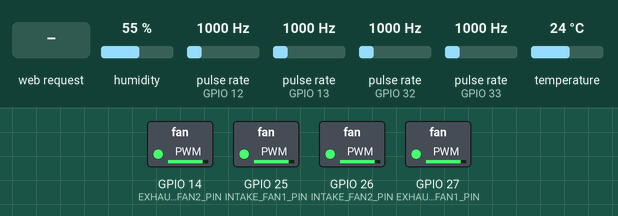
This program was run on a simulated ESP32. Shown: switched loads named in the program (green lamp = pin HIGH). Wiring (inferred from the names in the program): 4 × pulse sensor: data GPIO 12 / data GPIO 13 / data GPIO 32 / data GPIO 33. Inputs (shaded band) come from the test bench; at power-on: temperature 24 °C, humidity 55 %, pulse rate (sensors on GPIO 12, GPIO 13, GPIO 32, GPIO 33) 1000 Hz. WiFi joins after 1.5 s; servers stay silent unless stated; EEPROM starts erased; not simulated (calls return 0 or success): secrets.h; what the program prints to the serial monitor is not drawn.

Above: at 3.0 s.
3.1 s: HTTP request GET /set?intake=0 received
At 4.3 s:
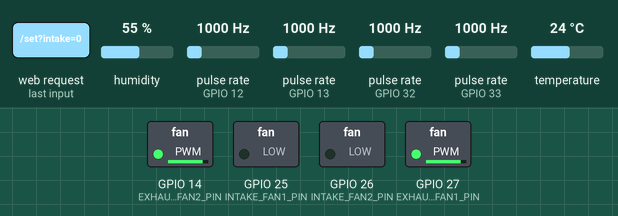
4.6 s: HTTP request GET /set?intake=1 received
At 5.4 s:
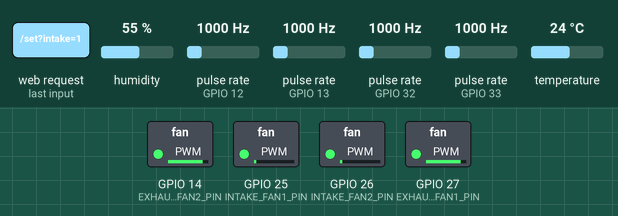
6.1 s: HTTP request GET /set?auto=1 received
At 6.5 s:
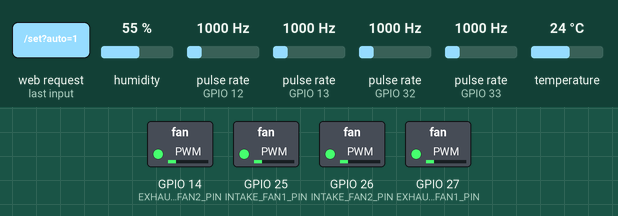
7.6 s: temperature set to 24.5 °C
10.2 s: temperature set to 25.3 °C
At 12.6 s:
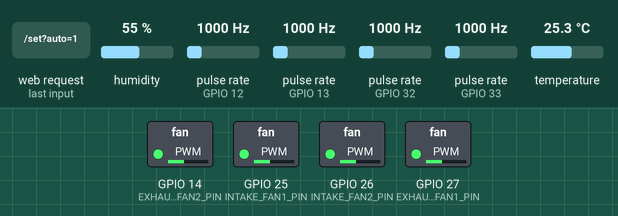
13.5 s: temperature set to 29.3 °C
16.2 s: temperature set to 30.6 °C
At 18.5 s:
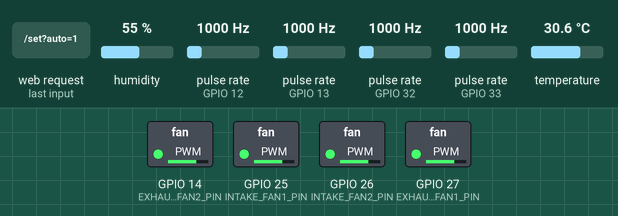
Timing chart, 0 to 20.0 s (numbered marks = the images above; inputs shaded):
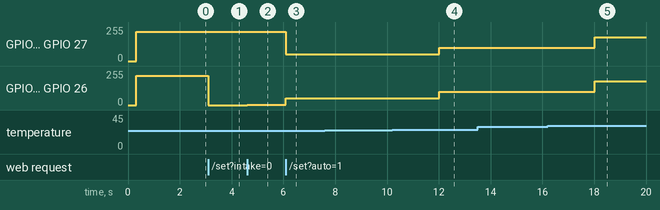

The program:

main.cpp
```cpp
// =====================================================================
//  ESP32 Server-Cabinet Fan Controller — firmware
//  Joins WiFi, serves a control web UI (reachable at http://fan.local),
//  drives four 4-pin PWM fans (intake x2, exhaust x2), reads their tachs
//  for RPM, reads a DHT22 for cabinet temperature, and supports an
//  optional temperature-driven auto mode. Firmware updates over the air
//  via an HTTP push to /update (browser card in the UI).
//
//  Structure mirrors the companion "7-segment clock" project.
// =====================================================================
#include <Arduino.h>
#include <WiFi.h>
#include <WebServer.h>
#include <ESPmDNS.h>
#include <Update.h>
#include <Preferences.h>
#include <esp_system.h>
#include <DHT.h>

#include "config.h"
#include "secrets.h"
#include "webpage.h"

DHT       dht(DHT_PIN, DHT_TYPE);
WebServer server(80);
Preferences prefs;

// ---- Persisted user settings ----
int  intakePWM  = DEFAULT_INTAKE_PWM;    // 0-255
int  exhaustPWM = DEFAULT_EXHAUST_PWM;   // 0-255
bool autoMode   = DEFAULT_AUTO_MODE;

// ---- Live sensor state ----
float temperatureC = NAN;                // NAN until first valid DHT read

// ---- Tachometers ----
volatile unsigned long tachCount1 = 0, tachCount2 = 0, tachCount3 = 0, tachCount4 = 0;
volatile unsigned long lastTachUs1 = 0, lastTachUs2 = 0, lastTachUs3 = 0, lastTachUs4 = 0;
unsigned long rpm1 = 0, rpm2 = 0, rpm3 = 0, rpm4 = 0;
unsigned long lastRPMCalc = 0;

// Debounced tach ISRs: a real pulse can't arrive faster than TACH_DEBOUNCE_US,
// so edges closer than that are ringing/noise and are dropped (see config.h).
void IRAM_ATTR tachISR1() { unsigned long n = micros(); if (n - lastTachUs1 >= TACH_DEBOUNCE_US) { lastTachUs1 = n; tachCount1++; } }
void IRAM_ATTR tachISR2() { unsigned long n = micros(); if (n - lastTachUs2 >= TACH_DEBOUNCE_US) { lastTachUs2 = n; tachCount2++; } }
void IRAM_ATTR tachISR3() { unsigned long n = micros(); if (n - lastTachUs3 >= TACH_DEBOUNCE_US) { lastTachUs3 = n; tachCount3++; } }
void IRAM_ATTR tachISR4() { unsigned long n = micros(); if (n - lastTachUs4 >= TACH_DEBOUNCE_US) { lastTachUs4 = n; tachCount4++; } }

// Settings are committed to flash lazily: a change marks them dirty and the
// loop commits once things settle, so a burst of slider /set requests doesn't
// hammer NVS (and block the loop) on every request.
bool     settingsDirty   = false;
uint32_t settingsDirtyMs = 0;
void markSettingsDirty() { settingsDirty = true; settingsDirtyMs = millis(); }

// Why the chip last reset — reported on serial at boot and exposed via /state,
// so a fault that only happens off-USB can still be diagnosed after the fact.
const char* gResetReason = "?";
const char* resetReasonStr(esp_reset_reason_t r) {
  switch (r) {
    case ESP_RST_POWERON:   return "poweron";
    case ESP_RST_EXT:       return "external";
    case ESP_RST_SW:        return "software";
    case ESP_RST_PANIC:     return "PANIC";
    case ESP_RST_INT_WDT:   return "INT_WDT";
    case ESP_RST_TASK_WDT:  return "TASK_WDT";
    case ESP_RST_WDT:       return "WDT";
    case ESP_RST_DEEPSLEEP: return "deepsleep";
    case ESP_RST_BROWNOUT:  return "BROWNOUT";
    case ESP_RST_SDIO:      return "sdio";
    default:                return "unknown";
  }
}

// ---------------------------------------------------------------------
//  Fan control
// ---------------------------------------------------------------------
// Auto-mode duty as a function of temperature (see thresholds in config.h).
// Defined before applyFanSpeeds() — .cpp has no Arduino auto-prototyping.
int computePWMFromTemp() {
  if (isnan(temperatureC)) return AUTO_PWM_1;   // no reading yet: keep it gentle
  if (temperatureC < AUTO_TEMP_1) return AUTO_PWM_1;
  if (temperatureC < AUTO_TEMP_2) return AUTO_PWM_2;
  if (temperatureC < AUTO_TEMP_3) return AUTO_PWM_3;
  return AUTO_PWM_4;
}

void applyFanSpeeds() {
  int intakeValue  = autoMode ? computePWMFromTemp() : intakePWM;
  int exhaustValue = autoMode ? computePWMFromTemp() : exhaustPWM;

  ledcWrite(INTAKE_FAN1_CH,  intakeValue);
  ledcWrite(INTAKE_FAN2_CH,  intakeValue);
  ledcWrite(EXHAUST_FAN1_CH, exhaustValue);
  ledcWrite(EXHAUST_FAN2_CH, exhaustValue);

  Serial.printf("Fans: auto=%s temp=%.1f intake=%d->%d exhaust=%d->%d\n",
                autoMode ? "ON" : "OFF", temperatureC,
                intakePWM, intakeValue, exhaustPWM, exhaustValue);
}

void setupPWM(int pin, int channel) {
  // ESP32 Arduino core 2.x channel-based LEDC API.
  ledcSetup(channel, PWM_FREQ, PWM_RES);
  ledcAttachPin(pin, channel);
  ledcWrite(channel, 0);
  Serial.printf("PWM setup pin %d -> channel %d\n", pin, channel);
}

void readTemp() {
  float t = dht.readTemperature();
  if (!isnan(t)) temperatureC = t;
}

void calculateRPM() {
  // Most PC fans output 2 pulses per revolution; recompute every ~3 s.
  unsigned long elapsed = millis() - lastRPMCalc;
  if (elapsed < 3000) return;

  rpm1 = (tachCount1 * 60000) / (elapsed * TACH_PULSES_PER_REV);
  rpm2 = (tachCount2 * 60000) / (elapsed * TACH_PULSES_PER_REV);
  rpm3 = (tachCount3 * 60000) / (elapsed * TACH_PULSES_PER_REV);
  rpm4 = (tachCount4 * 60000) / (elapsed * TACH_PULSES_PER_REV);

  tachCount1 = tachCount2 = tachCount3 = tachCount4 = 0;
  lastRPMCalc = millis();
}

// ---------------------------------------------------------------------
//  Settings (persisted to NVS)
// ---------------------------------------------------------------------
void loadSettings() {
  prefs.begin("fan", true);
  intakePWM  = prefs.getInt ("intake",  intakePWM);
  exhaustPWM = prefs.getInt ("exhaust", exhaustPWM);
  autoMode   = prefs.getBool("auto",    autoMode);
  prefs.end();
}

void saveSettings() {
  prefs.begin("fan", false);
  prefs.putInt ("intake",  intakePWM);
  prefs.putInt ("exhaust", exhaustPWM);
  prefs.putBool("auto",    autoMode);
  prefs.end();
}

// ---------------------------------------------------------------------
//  Web interface
// ---------------------------------------------------------------------
void sendState() {
  char tempField[12];
  if (isnan(temperatureC)) strcpy(tempField, "null");
  else snprintf(tempField, sizeof(tempField), "%.1f", temperatureC);

  char buf[256];
  snprintf(buf, sizeof(buf),
           "{\"intake\":%d,\"exhaust\":%d,\"auto\":%d,\"temp\":%s,"
           "\"rpm1\":%lu,\"rpm2\":%lu,\"rpm3\":%lu,\"rpm4\":%lu,"
           "\"rst\":\"%s\",\"up\":%lu}",
           intakePWM, exhaustPWM, autoMode ? 1 : 0, tempField,
           rpm1, rpm2, rpm3, rpm4,
           gResetReason, (unsigned long)(millis() / 1000));
  server.send(200, "application/json", buf);
}

void handleSet() {
  if (server.hasArg("intake"))
    intakePWM = constrain(server.arg("intake").toInt(), 0, 255);
  if (server.hasArg("exhaust"))
    exhaustPWM = constrain(server.arg("exhaust").toInt(), 0, 255);
  if (server.hasArg("auto"))
    autoMode = (server.arg("auto").toInt() == 1);

  applyFanSpeeds();      // instant live response
  markSettingsDirty();   // flash commit deferred to the loop
  sendState();
}

// ---------------------------------------------------------------------
//  OTA — HTTP firmware push to /update (multipart POST, HTTP basic auth).
//  Outbound from the uploader's side, so no PC-firewall involvement.
// ---------------------------------------------------------------------
bool otaAuthed = false;

// Receives the uploaded .bin in chunks and streams it to flash.
void handleUpdateUpload() {
  HTTPUpload& up = server.upload();
  switch (up.status) {
    case UPLOAD_FILE_START:
      otaAuthed = server.authenticate("admin", OTA_PASSWORD);
      if (!otaAuthed) return;                 // gate before touching flash
      Serial.printf("OTA(http): start %s\n", up.filename.c_str());
      if (!Update.begin(UPDATE_SIZE_UNKNOWN)) Update.printError(Serial);
      break;

    case UPLOAD_FILE_WRITE:
      if (!otaAuthed) return;
      if (Update.write(up.buf, up.currentSize) != up.currentSize)
        Update.printError(Serial);
      else {
        static uint32_t lastShown = 0;
        if (up.totalSize - lastShown >= 24000) {
          lastShown = up.totalSize;
          Serial.printf("OTA(http): %u bytes\r", up.totalSize);
        }
      }
      break;

    case UPLOAD_FILE_END:
      if (!otaAuthed) return;
      if (Update.end(true)) Serial.printf("\nOTA(http): done, %u bytes\n", up.totalSize);
      else                  Update.printError(Serial);
      break;

    default: break;
  }
}

// Runs after the upload completes: reports result and reboots on success.
void handleUpdateDone() {
  if (!otaAuthed) { server.requestAuthentication(); return; }
  bool ok = !Update.hasError();
  server.sendHeader("Connection", "close");
  server.send(200, "text/plain", ok ? "OK - rebooting" : "FAIL");
  if (ok) { delay(700); ESP.restart(); }
}

void startWebServer() {
  server.on("/", []() { server.send_P(200, "text/html", INDEX_HTML); });
  server.on("/state", sendState);
  server.on("/set", handleSet);
  server.on("/update", HTTP_POST, handleUpdateDone, handleUpdateUpload);
  server.begin();
  Serial.printf("Web UI: http://%s/\n", WiFi.localIP().toString().c_str());
}

// ---------------------------------------------------------------------
//  WiFi
// ---------------------------------------------------------------------
void connectWiFi() {
  Serial.printf("WiFi: connecting to \"%s\"", WIFI_SSID);
  WiFi.mode(WIFI_STA);
  WiFi.begin(WIFI_SSID, WIFI_PASSWORD);
  uint32_t start = millis();
  while (WiFi.status() != WL_CONNECTED && millis() - start < 20000) {
    delay(300);
    Serial.print('.');
  }
  if (WiFi.status() == WL_CONNECTED)
    Serial.printf("\nWiFi: connected, IP %s\n", WiFi.localIP().toString().c_str());
  else
    Serial.println(F("\nWiFi: FAILED (will keep retrying in background)"));
}

// ---------------------------------------------------------------------
void setup() {
  Serial.begin(115200);
  delay(300);
  Serial.println(F("\n\nESP32 fan controller booting..."));
  gResetReason = resetReasonStr(esp_reset_reason());
  Serial.printf("Last reset reason: %s\n", gResetReason);

  loadSettings();

  // Fan PWM outputs.
  setupPWM(INTAKE_FAN1_PIN,  INTAKE_FAN1_CH);
  setupPWM(INTAKE_FAN2_PIN,  INTAKE_FAN2_CH);
  setupPWM(EXHAUST_FAN1_PIN, EXHAUST_FAN1_CH);
  setupPWM(EXHAUST_FAN2_PIN, EXHAUST_FAN2_CH);
  applyFanSpeeds();

  // Temperature sensor.
  dht.begin();

  // Tachometer inputs + interrupts. Note: EXHAUST_FAN1_TACH is GPIO12, a boot
  // strapping pin (MTDI, selects flash voltage). We only enable its pull-up here
  // in setup() — after boot — so it doesn't affect strapping; the board has
  // been observed booting cleanly with the exhaust fan wired to it. If you ever
  // see boot failures, move that tach to another free GPIO.
  pinMode(INTAKE_FAN1_TACH,  INPUT_PULLUP);
  pinMode(INTAKE_FAN2_TACH,  INPUT_PULLUP);
  pinMode(EXHAUST_FAN1_TACH, INPUT_PULLUP);
  pinMode(EXHAUST_FAN2_TACH, INPUT_PULLUP);
  attachInterrupt(digitalPinToInterrupt(INTAKE_FAN1_TACH),  tachISR1, FALLING);
  attachInterrupt(digitalPinToInterrupt(INTAKE_FAN2_TACH),  tachISR2, FALLING);
  attachInterrupt(digitalPinToInterrupt(EXHAUST_FAN1_TACH), tachISR3, FALLING);
  attachInterrupt(digitalPinToInterrupt(EXHAUST_FAN2_TACH), tachISR4, FALLING);
  lastRPMCalc = millis();

  connectWiFi();

  if (WiFi.status() == WL_CONNECTED) {
    if (MDNS.begin(MDNS_HOSTNAME)) {
      MDNS.addService("http", "tcp", 80);
      Serial.printf("mDNS: http://%s.local/\n", MDNS_HOSTNAME);
    }
    startWebServer();
  }

  Serial.println(F("=== Setup complete ==="));
}

void loop() {
  server.handleClient();

  // Commit settings to flash once changes have settled (see markSettingsDirty).
  if (settingsDirty && millis() - settingsDirtyMs > 1500) {
    settingsDirty = false;
    saveSettings();
  }

  // Keep WiFi alive.
  static uint32_t lastWifiCheck = 0;
  if (millis() - lastWifiCheck > 5000) {
    lastWifiCheck = millis();
    if (WiFi.status() != WL_CONNECTED) WiFi.reconnect();
  }

  // Temperature read every ~3 s; re-apply fan speeds in auto mode so the curve
  // tracks temperature.
  static uint32_t lastTempRead = 0;
  if (millis() - lastTempRead > 3000) {
    lastTempRead = millis();
    readTemp();
    if (autoMode) applyFanSpeeds();
  }

  calculateRPM();
}
```

config.h
```cpp
#pragma once
#include <Arduino.h>

// =====================================================================
//  ESP32 Server-Cabinet Fan Controller — hardware configuration
//  Everything that depends on how the board is wired lives here. Ported
//  from the original single-file Arduino sketch.
// =====================================================================

// ---------- PWM ----------
#define PWM_FREQ  25000     // 25 kHz — above audible, standard for 4-pin PC fans
#define PWM_RES   8         // 8-bit duty (0-255)
// Some fans don't like 25 kHz; 1 kHz is the usual fallback:
// #define PWM_FREQ  1000

// ---------- Fan PWM pins + LEDC channels ----------
// This project builds against ESP32 Arduino core 2.x (see platformio.ini),
// whose LEDC API is channel-based: ledcSetup(ch)/ledcAttachPin(pin,ch)/
// ledcWrite(ch). Each fan output gets its own channel.
#define INTAKE_FAN1_PIN   25
#define INTAKE_FAN2_PIN   26
#define EXHAUST_FAN1_PIN  27
#define EXHAUST_FAN2_PIN  14

#define INTAKE_FAN1_CH    0
#define INTAKE_FAN2_CH    1
#define EXHAUST_FAN1_CH   2
#define EXHAUST_FAN2_CH   3

// ---------- Tachometer pins ----------
// Standard 4-pin fan: green wire = tach (sense). Most PC fans emit 2 pulses
// per revolution. All four are real GPIOs with internal pull-ups and interrupt
// support (the original sketch had exhaust fan 1 on the input-only GPIO34 and
// skipped it — the green wires actually land on GPIO13 and GPIO12). Pin mapping
// matches the canonical assignment on the Arduino main branch.
#define INTAKE_FAN1_TACH   32
#define INTAKE_FAN2_TACH   33
#define EXHAUST_FAN1_TACH  13
#define EXHAUST_FAN2_TACH  12   // NOTE: GPIO12 is a boot strapping pin (see main.cpp)
#define TACH_PULSES_PER_REV 2

// Ignore tach edges closer together than this. At low PWM duty, PSU ripple
// (120 Hz US mains, 100 Hz EU) couples onto the open-collector tach line and
// fires the edge interrupt several times per real pulse, inflating the count.
// The fans are Noctua NF-F12 PWM, max 1500 RPM = 2 pulses/rev = 50 Hz = 20 ms
// spacing, so a 10 ms window rejects the ripple (8-10 ms apart) while never
// dropping a real pulse (that would need >3000 RPM). Empirically: 1 ms read ~4x
// high, 2.5 ms ~2x, 8-10 ms ~1x. True hardware fix: 100 nF from each tach pin
// to GND. (Root cause + 10 ms value carried over from the Arduino main branch.)
#define TACH_DEBOUNCE_US  10000

// ---------- Temperature sensor ----------
#define DHT_PIN   4
#define DHT_TYPE  DHT22

// ---------- Auto-mode temperature curve ----------
// computePWMFromTemp(): PWM duty as a function of temperature (°C).
// Below the first threshold uses AUTO_PWM_MIN; each threshold bumps the duty.
#define AUTO_TEMP_1  25   // < 25 °C
#define AUTO_TEMP_2  30   // < 30 °C
#define AUTO_TEMP_3  35   // < 35 °C
#define AUTO_PWM_1   50   // duty below AUTO_TEMP_1
#define AUTO_PWM_2   100  // duty below AUTO_TEMP_2
#define AUTO_PWM_3   180  // duty below AUTO_TEMP_3
#define AUTO_PWM_4   255  // duty at/above AUTO_TEMP_3

// ---------- Defaults ----------
#define DEFAULT_INTAKE_PWM   220
#define DEFAULT_EXHAUST_PWM  220
#define DEFAULT_AUTO_MODE    false

// mDNS hostname -> http://fan.local/
#define MDNS_HOSTNAME  "fan"
```

Source omitted: webpage.h (8668 bytes)

Measured:
- the behaviour switches between 24.9 and 25 °C on temperature (found by bisection; images 3 and 4)
- the behaviour switches between 29.9 and 30 °C on temperature (found by bisection; images 4 and 5)
- after the input at 3.1 s, GPIO 25 (INTAKE_FAN1_PIN), GPIO 26 (INTAKE_FAN2_PIN): 219/255 → 0/255 at once
- after the input at 4.6 s, GPIO 25 (INTAKE_FAN1_PIN), GPIO 26 (INTAKE_FAN2_PIN): 0/255 → 1/255 at once
- after the input at 6.1 s, GPIO 14 (EXHAUST_FAN2_PIN), GPIO 27 (EXHAUST_FAN1_PIN): 219/255 → 50/255 at once; GPIO 25 (INTAKE_FAN1_PIN), GPIO 26 (INTAKE_FAN2_PIN): 1/255 → 50/255 at once
- after the input at 7.6 s, every drawn part: stays the same
- after the input at 10.2 s, GPIO 14 (EXHAUST_FAN2_PIN), GPIO 25 (INTAKE_FAN1_PIN), GPIO 26 (INTAKE_FAN2_PIN), GPIO 27 (EXHAUST_FAN1_PIN): 50/255 → 100/255 after 1.8 s
- after the input at 13.5 s, every drawn part: stays the same
- after the input at 16.2 s, GPIO 14 (EXHAUST_FAN2_PIN), GPIO 25 (INTAKE_FAN1_PIN), GPIO 26 (INTAKE_FAN2_PIN), GPIO 27 (EXHAUST_FAN1_PIN): 100/255 → 179/255 after 1.8 s
